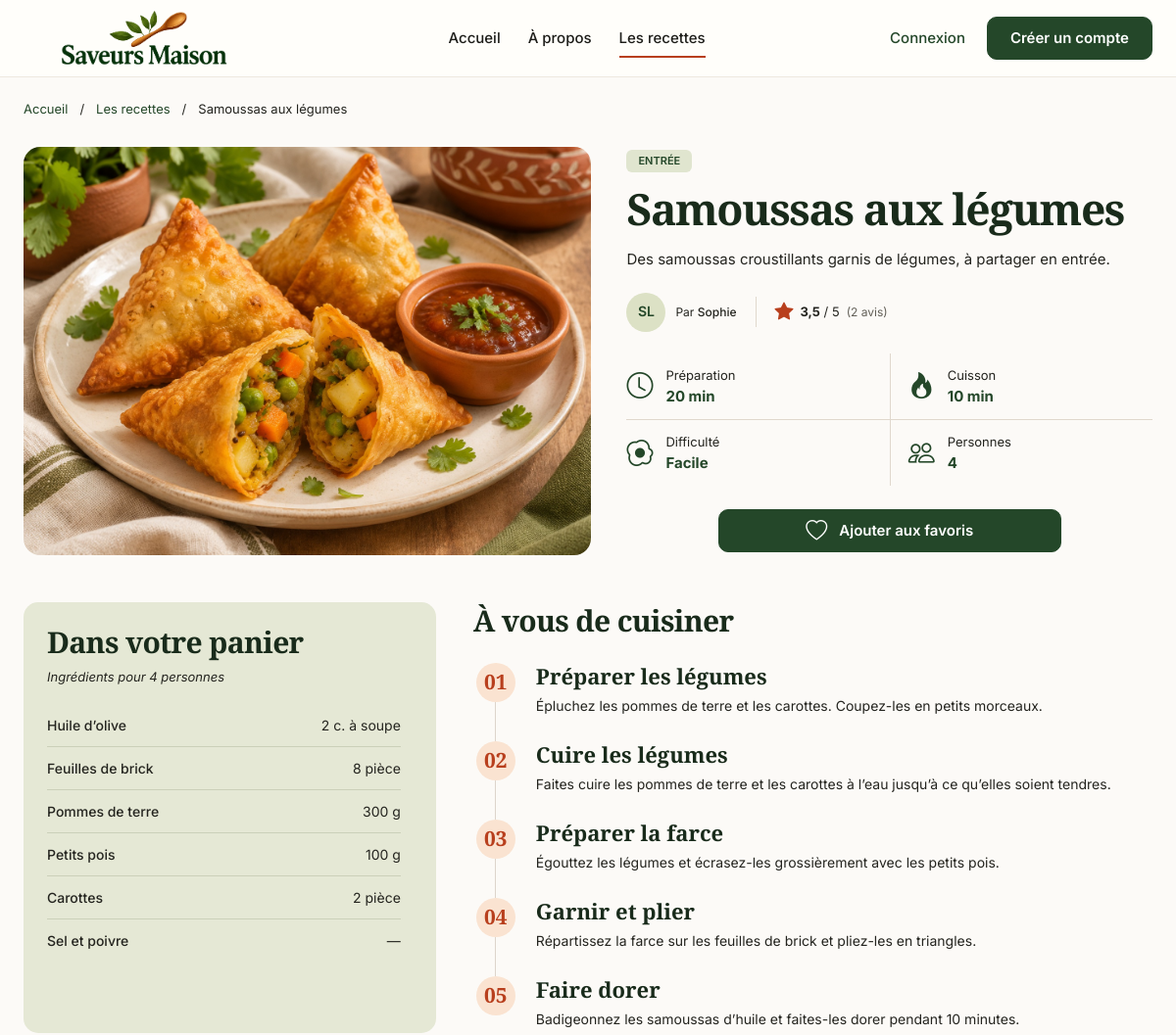
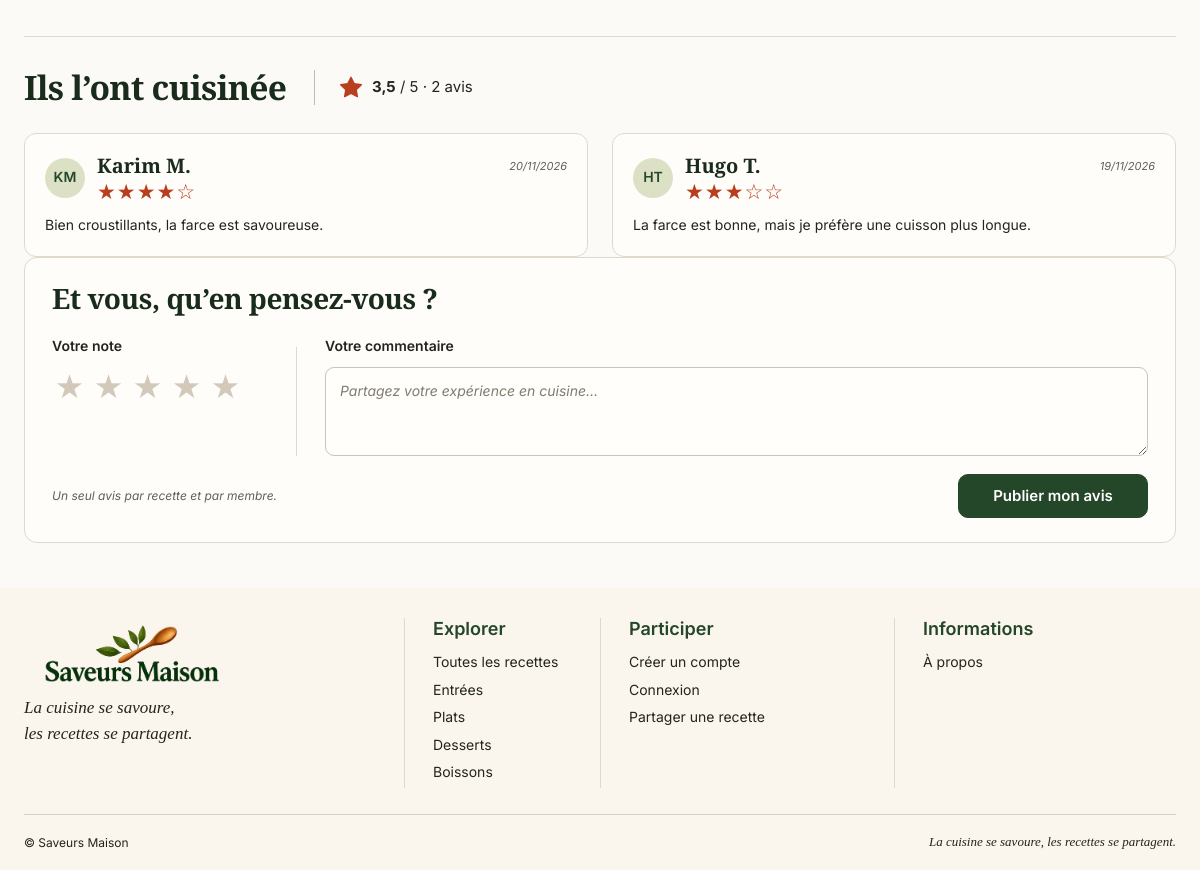
Screenshot of /vues/public/recette.php?id=2 with the database file from the repository (2 pictures, top to bottom).
### tables this page shows
CREATE TABLE RECETTE (
  id_recette          INT UNSIGNED AUTO_INCREMENT,

  titre               VARCHAR(100) NOT NULL,
  description         TEXT NOT NULL,

   
   
  photo               VARCHAR(255) NOT NULL,

  nb_personnes        INT UNSIGNED NOT NULL,
  temps_preparation   INT UNSIGNED NOT NULL,
  temps_cuisson       INT UNSIGNED NOT NULL,

  difficulte          ENUM('facile', 'moyenne', 'difficile') NOT NULL,

   
  statut              ENUM('en_attente', 'publiee', 'refusee') NOT NULL DEFAULT 'en_attente',

   
  motif_refus         TEXT NULL,

  date_creation       DATETIME NOT NULL DEFAULT CURRENT_TIMESTAMP,

   
  date_modification   DATETIME NULL,

   
  date_validation     DATETIME NULL,

   
  id_categorie        INT UNSIGNED NOT NULL,
  id_utilisateur      INT UNSIGNED NOT NULL,
  id_validateur       INT UNSIGNED NULL,

  PRIMARY KEY (id_recette),

   
  CONSTRAINT chk_recette_nb_personnes CHECK (nb_personnes > 0),
  CONSTRAINT chk_recette_temps_preparation CHECK (temps_preparation >= 0),
  CONSTRAINT chk_recette_temps_cuisson CHECK (temps_cuisson >= 0),

   
   
   
  CONSTRAINT fk_recette_categorie
    FOREIGN KEY (id_categorie) REFERENCES CATEGORIE (id_categorie)
    ON DELETE RESTRICT ON UPDATE CASCADE,

   
  CONSTRAINT fk_recette_utilisateur
    FOREIGN KEY (id_utilisateur) REFERENCES UTILISATEUR (id_utilisateur)
    ON DELETE RESTRICT ON UPDATE CASCADE,

   
   
  CONSTRAINT fk_recette_validateur
    FOREIGN KEY (id_validateur) REFERENCES UTILISATEUR (id_utilisateur)
    ON DELETE SET NULL ON UPDATE CASCADE
);

CREATE TABLE CATEGORIE (
  id_categorie  INT UNSIGNED AUTO_INCREMENT,

   
  nom           VARCHAR(50) NOT NULL,

  PRIMARY KEY (id_categorie),
  UNIQUE KEY uq_categorie_nom (nom)
);

CREATE TABLE UTILISATEUR (
   
  id_utilisateur    INT UNSIGNED AUTO_INCREMENT,

  nom               VARCHAR(50)  NOT NULL,
  prenom            VARCHAR(50)  NOT NULL,

   
  email             VARCHAR(100) NOT NULL,

   
   
  mot_de_passe      VARCHAR(255) NOT NULL,

   
  role              ENUM('membre', 'administrateur') NOT NULL DEFAULT 'membre',

   
  statut_compte     ENUM('actif', 'desactive') NOT NULL DEFAULT 'actif',

   
  date_inscription  DATETIME NOT NULL DEFAULT CURRENT_TIMESTAMP,

  PRIMARY KEY (id_utilisateur),
  UNIQUE KEY uq_utilisateur_email (email)
);

CREATE TABLE RECETTE_INGREDIENT (
  id_recette     INT UNSIGNED NOT NULL,
  id_ingredient  INT UNSIGNED NOT NULL,

   
   
  quantite       DECIMAL(10, 2) NULL,
  unite          VARCHAR(20) NULL,

   
   
  PRIMARY KEY (id_recette, id_ingredient),

  CONSTRAINT chk_recette_ingredient_quantite CHECK (quantite IS NULL OR quantite > 0),

   
  CONSTRAINT fk_recette_ingredient_recette
    FOREIGN KEY (id_recette) REFERENCES RECETTE (id_recette)
    ON DELETE CASCADE ON UPDATE CASCADE,

   
  CONSTRAINT fk_recette_ingredient_ingredient
    FOREIGN KEY (id_ingredient) REFERENCES INGREDIENT (id_ingredient)
    ON DELETE RESTRICT ON UPDATE CASCADE
);

CREATE TABLE INGREDIENT (
  id_ingredient  INT UNSIGNED AUTO_INCREMENT,
  nom            VARCHAR(50) NOT NULL,

  PRIMARY KEY (id_ingredient),
  UNIQUE KEY uq_ingredient_nom (nom)
);

CREATE TABLE ETAPE (
  id_etape      INT UNSIGNED AUTO_INCREMENT,

  titre         VARCHAR(100) NOT NULL,

   
  numero_ordre  INT UNSIGNED NOT NULL,

  description   TEXT NOT NULL,

   
  id_recette    INT UNSIGNED NOT NULL,

  PRIMARY KEY (id_etape),

   
  UNIQUE KEY uq_etape_recette_ordre (id_recette, numero_ordre),

  CONSTRAINT chk_etape_numero_ordre CHECK (numero_ordre > 0),

   
  CONSTRAINT fk_etape_recette
    FOREIGN KEY (id_recette) REFERENCES RECETTE (id_recette)
    ON DELETE CASCADE ON UPDATE CASCADE
);

CREATE TABLE AVIS (
  id_avis        INT UNSIGNED AUTO_INCREMENT,

   
  note           TINYINT UNSIGNED NOT NULL,

  commentaire    TEXT NOT NULL,
  date_avis      DATETIME NOT NULL DEFAULT CURRENT_TIMESTAMP,

  id_utilisateur INT UNSIGNED NOT NULL,
  id_recette     INT UNSIGNED NOT NULL,

  PRIMARY KEY (id_avis),

   
  UNIQUE KEY uq_avis_utilisateur_recette (id_utilisateur, id_recette),

  CONSTRAINT chk_avis_note CHECK (note BETWEEN 1 AND 5),

  CONSTRAINT fk_avis_utilisateur
    FOREIGN KEY (id_utilisateur) REFERENCES UTILISATEUR (id_utilisateur)
    ON DELETE RESTRICT ON UPDATE CASCADE,

   
  CONSTRAINT fk_avis_recette
    FOREIGN KEY (id_recette) REFERENCES RECETTE (id_recette)
    ON DELETE CASCADE ON UPDATE CASCADE
);

### vues/public/recette.php (the view, shortened to what the rows shown need)
<?php
require_once __DIR__ . '/../../controleurs/RecetteControleur.php';
$controleur = new RecetteControleur();
$donnees = $controleur->afficher();
$nomsDifficultes = [
    'facile' => 'Facile',
    'moyenne' => 'Moyenne',
    'difficile' => 'Difficile',
];
function formaterQuantite(?string $quantite)
{
    $valeur = rtrim(rtrim($quantite, '0'), '.');
    return str_replace('.', ',', $valeur);
}
?>
<!DOCTYPE html>
<html lang="fr">
<head>
  <link rel="stylesheet" href="../../assets/vendor/bootstrap/css/bootstrap.min.css">
  <link rel="stylesheet" href="../../assets/vendor/bootstrap-icons/font/bootstrap-icons.min.css">
  <link rel="stylesheet" href="../../assets/css/style.css">
</head>
<body class="recipe-detail-page">
  <main>
    <div class="container">
      <?php if ($donnees === null): ?>
        <section class="rd-hero">
          <div class="rd-hero-content">
            <h1>Recette introuvable</h1>
            <p class="rd-description">
              Cette recette n’existe pas ou n’est plus disponible.
            </p>
            <a href="recettes.php" class="btn-green">
              Voir toutes les recettes
            </a>
          </div>
        </section>
      <?php else: ?>
        <?php
          $recette = $donnees['recette'];
          $noteMoyenne = $recette['note_moyenne'] !== null
              ? str_replace('.', ',', round($recette['note_moyenne'], 1))
              : null;
        ?>
        <nav class="rd-breadcrumb" aria-label="Fil d’Ariane">
          <a href="accueil.php">Accueil</a>
          <span aria-hidden="true">/</span>
          <a href="recettes.php">Les recettes</a>
          <span aria-hidden="true">/</span>
          <span aria-current="page"><?= htmlspecialchars($recette['titre']) ?></span>
        </nav>
        <section class="rd-hero" aria-labelledby="titre-recette">
          <div class="rd-hero-visual">
            <img
              src="../../assets/images/<?= htmlspecialchars($recette['photo']) ?>"
              alt="<?= htmlspecialchars($recette['titre']) ?>"
              fetchpriority="high"
            >
          </div>
          <div class="rd-hero-content">
            <a href="recettes.php?categorie=<?= (int) $recette['id_categorie'] ?>" class="rd-category">
              <?= htmlspecialchars($recette['categorie']) ?>
            </a>
            <h1 id="titre-recette"><?= htmlspecialchars($recette['titre']) ?></h1>
            <p class="rd-description">
              <?= htmlspecialchars($recette['description']) ?>
            </p>
            <div class="rd-author-rating">
              <div class="rd-author">
                <span class="rd-avatar" aria-hidden="true">
                  <?= strtoupper(mb_substr($recette['auteur_prenom'], 0, 1) . mb_substr($recette['auteur_nom'], 0, 1)) ?>
                </span>
                <span>
                  Par <strong><?= htmlspecialchars($recette['auteur_prenom']) ?></strong>
                </span>
              </div>
              <?php if ($recette['nombre_avis'] > 0): ?>
                <a href="#avis" class="rd-rating-summary">
                  <i class="bi bi-star-fill" aria-hidden="true"></i>
                  <span><strong><?= $noteMoyenne ?></strong> / 5</span>
                  <span class="rd-rating-count">(<?= $recette['nombre_avis'] ?> avis)</span>
                </a>
              <?php else: ?>
                <a href="#avis" class="rd-rating-summary">
                  Aucun avis pour le moment
                </a>
              <?php endif; ?>
            </div>
            <dl class="rd-facts">
              <div class="rd-fact">
                <i class="bi bi-clock" aria-hidden="true"></i>
                <div>
                  <dt>Préparation</dt>
                  <dd><?= (int) $recette['temps_preparation'] ?> min</dd>
                </div>
              </div>
              <div class="rd-fact">
                <i class="bi bi-fire" aria-hidden="true"></i>
                <div>
                  <dt>Cuisson</dt>
                  <dd>
                    <?= $recette['temps_cuisson'] > 0 ? (int) $recette['temps_cuisson'] . ' min' : 'Sans cuisson' ?>
                  </dd>
                </div>
              </div>
              <div class="rd-fact">
                <i class="bi bi-egg-fried" aria-hidden="true"></i>
                <div>
                  <dt>Difficulté</dt>
                  <dd><?= $nomsDifficultes[$recette['difficulte']] ?? $recette['difficulte'] ?></dd>
                </div>
              </div>
              <div class="rd-fact">
                <i class="bi bi-people" aria-hidden="true"></i>
                <div>
                  <dt>Personnes</dt>
                  <dd><?= (int) $recette['nb_personnes'] ?></dd>
                </div>
              </div>
            </dl>
            <a href="connexion.php" class="btn-green rd-favorite-button">
              <i class="bi bi-heart" aria-hidden="true"></i>
              Ajouter aux favoris
            </a>
          </div>
        </section>
        <section class="rd-preparation">
          <aside class="rd-ingredients-panel" aria-labelledby="titre-ingredients">
            <div class="rd-panel-heading">
              <h2 id="titre-ingredients">Dans votre panier</h2>
              <p>Ingrédients pour <?= (int) $recette['nb_personnes'] ?> personnes</p>
            </div>
            <div
              class="rd-panel-scroll rd-ingredients-scroll"
              tabindex="0"
              role="region"
              aria-label="Liste des ingrédients"
            >
              <ul class="rd-ingredient-list">
                <?php foreach ($donnees['ingredients'] as $ingredient): ?>
                  <li>
                    <span><?= htmlspecialchars($ingredient['nom']) ?></span>
                    <span>
                      <?php if ($ingredient['quantite'] !== null): ?>
                        <?= formaterQuantite($ingredient['quantite']) ?> <?= htmlspecialchars($ingredient['unite'] ?? '') ?>
                      <?php else: ?>
                        —
                      <?php endif; ?>
                    </span>
                  </li>
                <?php endforeach; ?>
              </ul>
            </div>
          </aside>
          <div class="rd-steps-panel">
            <div class="rd-panel-heading">
              <h2 id="titre-preparation">À vous de cuisiner</h2>
            </div>
            <div
              class="rd-panel-scroll rd-steps-scroll"
              tabindex="0"
              role="region"
              aria-labelledby="titre-preparation"
            >
              <ol class="rd-step-list">
                <?php foreach ($donnees['etapes'] as $etape): ?>
                  <li>
                    <div class="rd-step-content">
                      <p>
                        <strong><?= htmlspecialchars($etape['titre']) ?></strong>
                        <?= htmlspecialchars($etape['description']) ?>
                      </p>
                    </div>
                  </li>
                <?php endforeach; ?>
              </ol>
            </div>
          </div>
        </section>
        <section id="avis" class="rd-reviews-section" aria-labelledby="titre-avis">
          <div class="rd-reviews-heading">
            <h2 id="titre-avis">Ils l’ont cuisinée</h2>
            <?php if ($recette['nombre_avis'] > 0): ?>
              <p class="rd-reviews-score">
                <i class="bi bi-star-fill" aria-hidden="true"></i>
                <span><strong><?= $noteMoyenne ?></strong> / 5 · <?= $recette['nombre_avis'] ?> avis</span>
              </p>
            <?php endif; ?>
          </div>
          <?php if (count($donnees['avis']) === 0): ?>
            <p>
              Aucun avis pour cette recette pour le moment.
            </p>
          <?php else: ?>
            <div class="rd-reviews-grid">
              <?php foreach ($donnees['avis'] as $avis): ?>
                <?php
                  $initiales = strtoupper(mb_substr($avis['prenom'], 0, 1) . mb_substr($avis['nom'], 0, 1));
                  $etoiles = str_repeat('★', $avis['note']) . str_repeat('☆', 5 - $avis['note']);
                ?>
                <article class="rd-review-card">
                  <div class="rd-review-header">
                    <div class="rd-review-author">
                      <span class="rd-avatar" aria-hidden="true"><?= $initiales ?></span>
                      <div>
                        <h3>
                          <?= htmlspecialchars($avis['prenom'] . ' ' . mb_substr($avis['nom'], 0, 1) . '.') ?>
                        </h3>
                        <div class="rd-review-stars" aria-label="Note : <?= $avis['note'] ?> sur 5">
                          <?= $etoiles ?>
                        </div>
                      </div>
                    </div>
                    <time datetime="<?= $avis['date_avis'] ?>">
                      <?= date('d/m/Y', strtotime($avis['date_avis'])) ?>
                    </time>
                  </div>
                  <p>
                    <?= htmlspecialchars($avis['commentaire']) ?>
                  </p>
                </article>
              <?php endforeach; ?>
            </div>
          <?php endif; ?>
          <div class="rd-review-form-panel">
            <h3>Et vous, qu’en pensez-vous ?</h3>
            <form
              class="rd-review-form"
              onsubmit="event.preventDefault(); window.location.href = 'connexion.php';"
            >
              <div class="rd-review-form-grid">
                <fieldset class="rd-rating-field">
                  <legend>Votre note</legend>
                  <div class="rd-star-options">
                    <div class="rd-star-choice">
                      <label for="note-1">
                        <span aria-hidden="true">★</span>
                      </label>
                    </div>
                    <div class="rd-star-choice">
                      <label for="note-2">
                        <span aria-hidden="true">★</span>
                      </label>
                    </div>
                    <div class="rd-star-choice">
                      <label for="note-3">
                        <span aria-hidden="true">★</span>
                      </label>
                    </div>
                    <div class="rd-star-choice">
                      <label for="note-4">
                        <span aria-hidden="true">★</span>
                      </label>
                    </div>
                    <div class="rd-star-choice">
                      <label for="note-5">
                        <span aria-hidden="true">★</span>
                      </label>
                    </div>
                  </div>
                </fieldset>
                <div class="rd-comment-field">
                  <label for="commentaire">Votre commentaire</label>
                  <textarea
                    id="commentaire"
                    name="commentaire"
                    rows="3"
                    placeholder="Partagez votre expérience en cuisine…"
                    required
                  ></textarea>
                </div>
              </div>
              <div class="rd-review-form-bottom">
                <p>Un seul avis par recette et par membre.</p>
                <button type="submit" class="btn-green">
                  Publier mon avis
                </button>
              </div>
            </form>
          </div>
        </section>
      <?php endif; ?>
    </div>
  </main>
</body>
</html>

### rows the page displays
recette: titre "Samoussas aux légumes", photo (picture), id_categorie.nom "ENTRÉE", description "Des samoussas croustillants garnis de légumes, à partager en entrée.", id_utilisateur.nom "SL", id_utilisateur.prenom "Sophie", temps_preparation "20", temps_cuisson "10", difficulte "Facile", nb_personnes "4"
recette_ingredient: id_ingredient.nom "Huile d’olive", quantite "2", unite "c. à soupe"
recette_ingredient: id_ingredient.nom "Feuilles de brick", quantite "8", unite "pièce"
recette_ingredient: id_ingredient.nom "Pommes de terre", quantite "300", unite "g"
recette_ingredient: id_ingredient.nom "Petits pois", quantite "100", unite "g"
recette_ingredient: id_ingredient.nom "Carottes", quantite "2", unite "pièce"
recette_ingredient: id_ingredient.nom "Sel et poivre"
etape: titre "Préparer les légumes", description "Épluchez les pommes de terre et les carottes. Coupez-les en petits morceaux."
etape: titre "Cuire les légumes", description "Faites cuire les pommes de terre et les carottes à l’eau jusqu’à ce qu’elles soient tendres."
etape: titre "Préparer la farce", description "Égouttez les légumes et écrasez-les grossièrement avec les petits pois."
etape: titre "Garnir et plier", description "Répartissez la farce sur les feuilles de brick et pliez-les en triangles."
etape: titre "Faire dorer", description "Badigeonnez les samoussas d’huile et faites-les dorer pendant 10 minutes."
avis: id_utilisateur.nom "KM", id_utilisateur.nom "Karim M.", note "★★★★☆", date_avis "20/11/2026", commentaire "Bien croustillants, la farce est savoureuse."
avis: id_utilisateur.nom "HT", id_utilisateur.nom "Hugo T.", note "★★★☆☆", date_avis "19/11/2026", commentaire "La farce est bonne, mais je préfère une cuisson plus longue."

### other values shown
$noteMoyenne "3,5"
$recette['nombre_avis'] "2"
